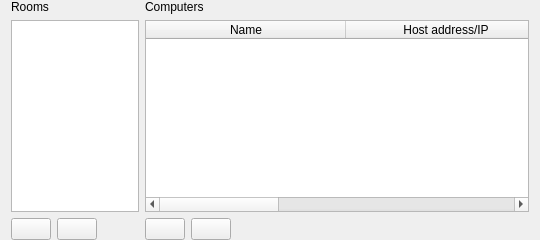
<?xml version="1.0" encoding="UTF-8"?>
<ui version="4.0">
 <class>DefaultNetworkObjectDirectoryConfigurationPage</class>
 <widget class="QWidget" name="DefaultNetworkObjectDirectoryConfigurationPage">
  <property name="windowTitle">
   <string>Rooms &amp; computers</string>
  </property>
  <property name="windowIcon">
   <iconset resource="defaultnetworkobjectdirectory.qrc">
    <normaloff>:/defaultnetworkobjectdirectory/application-msonenote.png</normaloff>:/defaultnetworkobjectdirectory/application-msonenote.png</iconset>
  </property>
  <layout class="QGridLayout" name="gridLayout" columnstretch="1,3">
   <property name="topMargin">
    <number>0</number>
   </property>
   <property name="bottomMargin">
    <number>0</number>
   </property>
   <item row="0" column="0">
    <widget class="QLabel" name="label">
     <property name="text">
      <string>Rooms</string>
     </property>
    </widget>
   </item>
   <item row="0" column="1">
    <widget class="QLabel" name="label_2">
     <property name="text">
      <string>Computers</string>
     </property>
    </widget>
   </item>
   <item row="1" column="0">
    <widget class="QTableWidget" name="roomTableWidget">
     <attribute name="horizontalHeaderVisible">
      <bool>false</bool>
     </attribute>
     <attribute name="horizontalHeaderStretchLastSection">
      <bool>true</bool>
     </attribute>
     <attribute name="verticalHeaderVisible">
      <bool>false</bool>
     </attribute>
     <column>
      <property name="text">
       <string>Rooms</string>
      </property>
     </column>
    </widget>
   </item>
   <item row="1" column="1">
    <widget class="QTableWidget" name="computerTableWidget">
     <property name="selectionBehavior">
      <enum>QAbstractItemView::SelectRows</enum>
     </property>
     <attribute name="horizontalHeaderDefaultSectionSize">
      <number>200</number>
     </attribute>
     <attribute name="horizontalHeaderMinimumSectionSize">
      <number>150</number>
     </attribute>
     <attribute name="horizontalHeaderStretchLastSection">
      <bool>true</bool>
     </attribute>
     <attribute name="verticalHeaderVisible">
      <bool>false</bool>
     </attribute>
     <column>
      <property name="text">
       <string>Name</string>
      </property>
     </column>
     <column>
      <property name="text">
       <string>Host address/IP</string>
      </property>
     </column>
     <column>
      <property name="text">
       <string>MAC address</string>
      </property>
     </column>
    </widget>
   </item>
   <item row="2" column="0">
    <layout class="QHBoxLayout" name="horizontalLayout_2">
     <item>
      <widget class="QPushButton" name="addRoomButton">
       <property name="toolTip">
        <string>Add new room</string>
       </property>
       <property name="text">
        <string/>
       </property>
       <property name="icon">
        <iconset resource="defaultnetworkobjectdirectory.qrc">
         <normaloff>:/defaultnetworkobjectdirectory/list-add.png</normaloff>:/defaultnetworkobjectdirectory/list-add.png</iconset>
       </property>
      </widget>
     </item>
     <item>
      <widget class="QPushButton" name="removeRoomButton">
       <property name="toolTip">
        <string>Remove selected room</string>
       </property>
       <property name="text">
        <string/>
       </property>
       <property name="icon">
        <iconset resource="defaultnetworkobjectdirectory.qrc">
         <normaloff>:/defaultnetworkobjectdirectory/edit-delete.png</normaloff>:/defaultnetworkobjectdirectory/edit-delete.png</iconset>
       </property>
      </widget>
     </item>
     <item>
      <spacer name="horizontalSpacer_2">
       <property name="orientation">
        <enum>Qt::Horizontal</enum>
       </property>
       <property name="sizeHint" stdset="0">
        <size>
         <width>40</width>
         <height>20</height>
        </size>
       </property>
      </spacer>
     </item>
    </layout>
   </item>
   <item row="2" column="1">
    <layout class="QHBoxLayout" name="horizontalLayout">
     <item>
      <widget class="QPushButton" name="addComputerButton">
       <property name="toolTip">
        <string>Add new computer</string>
       </property>
       <property name="text">
        <string/>
       </property>
       <property name="icon">
        <iconset resource="defaultnetworkobjectdirectory.qrc">
         <normaloff>:/defaultnetworkobjectdirectory/list-add.png</normaloff>:/defaultnetworkobjectdirectory/list-add.png</iconset>
       </property>
      </widget>
     </item>
     <item>
      <widget class="QPushButton" name="removeComputerButton">
       <property name="toolTip">
        <string>Remove selected computer</string>
       </property>
       <property name="text">
        <string/>
       </property>
       <property name="icon">
        <iconset resource="defaultnetworkobjectdirectory.qrc">
         <normaloff>:/defaultnetworkobjectdirectory/edit-delete.png</normaloff>:/defaultnetworkobjectdirectory/edit-delete.png</iconset>
       </property>
      </widget>
     </item>
     <item>
      <spacer name="horizontalSpacer">
       <property name="orientation">
        <enum>Qt::Horizontal</enum>
       </property>
       <property name="sizeHint" stdset="0">
        <size>
         <width>40</width>
         <height>20</height>
        </size>
       </property>
      </spacer>
     </item>
    </layout>
   </item>
  </layout>
 </widget>
 <resources>
  <include location="defaultnetworkobjectdirectory.qrc"/>
 </resources>
 <connections>
  <connection>
   <sender>addComputerButton</sender>
   <signal>clicked()</signal>
   <receiver>DefaultNetworkObjectDirectoryConfigurationPage</receiver>
   <slot>addComputer()</slot>
   <hints>
    <hint type="sourcelabel">
     <x>646</x>
     <y>528</y>
    </hint>
    <hint type="destinationlabel">
     <x>507</x>
     <y>351</y>
    </hint>
   </hints>
  </connection>
  <connection>
   <sender>removeComputerButton</sender>
   <signal>clicked()</signal>
   <receiver>DefaultNetworkObjectDirectoryConfigurationPage</receiver>
   <slot>removeComputer()</slot>
   <hints>
    <hint type="sourcelabel">
     <x>698</x>
     <y>528</y>
    </hint>
    <hint type="destinationlabel">
     <x>507</x>
     <y>351</y>
    </hint>
   </hints>
  </connection>
  <connection>
   <sender>removeRoomButton</sender>
   <signal>clicked()</signal>
   <receiver>DefaultNetworkObjectDirectoryConfigurationPage</receiver>
   <slot>removeRoom()</slot>
   <hints>
    <hint type="sourcelabel">
     <x>108</x>
     <y>528</y>
    </hint>
    <hint type="destinationlabel">
     <x>507</x>
     <y>351</y>
    </hint>
   </hints>
  </connection>
  <connection>
   <sender>addRoomButton</sender>
   <signal>clicked()</signal>
   <receiver>DefaultNetworkObjectDirectoryConfigurationPage</receiver>
   <slot>addRoom()</slot>
   <hints>
    <hint type="sourcelabel">
     <x>56</x>
     <y>528</y>
    </hint>
    <hint type="destinationlabel">
     <x>507</x>
     <y>351</y>
    </hint>
   </hints>
  </connection>
  <connection>
   <sender>roomTableWidget</sender>
   <signal>cellChanged(int,int)</signal>
   <receiver>DefaultNetworkObjectDirectoryConfigurationPage</receiver>
   <slot>updateRoom()</slot>
   <hints>
    <hint type="sourcelabel">
     <x>150</x>
     <y>364</y>
    </hint>
    <hint type="destinationlabel">
     <x>507</x>
     <y>351</y>
    </hint>
   </hints>
  </connection>
  <connection>
   <sender>computerTableWidget</sender>
   <signal>cellChanged(int,int)</signal>
   <receiver>DefaultNetworkObjectDirectoryConfigurationPage</receiver>
   <slot>updateComputer()</slot>
   <hints>
    <hint type="sourcelabel">
     <x>630</x>
     <y>364</y>
    </hint>
    <hint type="destinationlabel">
     <x>507</x>
     <y>351</y>
    </hint>
   </hints>
  </connection>
 </connections>
 <slots>
  <slot>addRoom()</slot>
  <slot>removeRoom()</slot>
  <slot>addComputer()</slot>
  <slot>removeComputer()</slot>
  <slot>updateRoom()</slot>
  <slot>updateComputer()</slot>
 </slots>
</ui>
